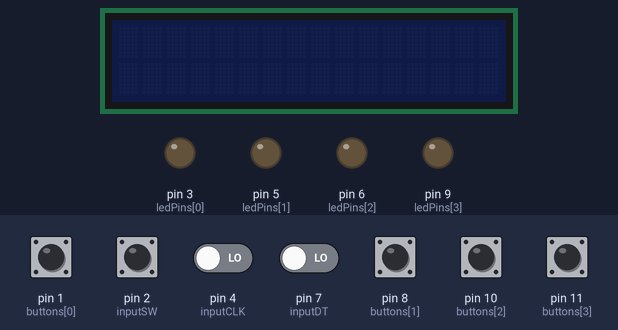
This sketch was run on a simulated Arduino Uno, built with avr-gcc and run on an emulated ATmega328P. Parts: 16×2 character LCD, output pins drawn as LEDs (lit = HIGH). The test bench sets the inputs (shaded band); at power-on: pin 1 (buttons[0]), pin 2 (inputSW), pin 8 (buttons[1]), pin 10 (buttons[2]), pin 11 (buttons[3]) HIGH, pin 4 (inputCLK), pin 7 (inputDT) LOW. Random numbers use the default seed unless the sketch sets one; the audio player accepts every command and is not drawn.

Above: at 1.3 s.
1.4 s: pin 1 (buttons[0]) pulled LOW for 0.15 s
At 2.1 s:
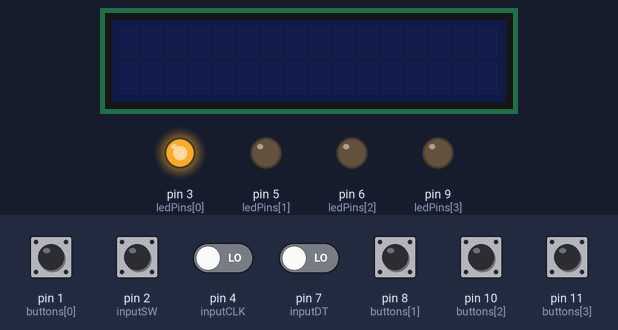
3.0 s: pin 2 (inputSW) pulled LOW for 0.15 s
At 4.1 s:
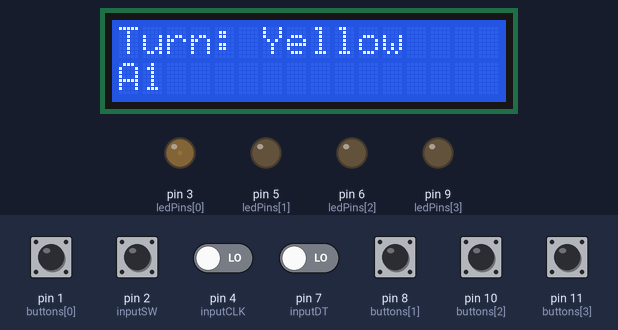
4.6 s: pin 1 (buttons[0]) pulled LOW for 1 s
At 5.5 s:
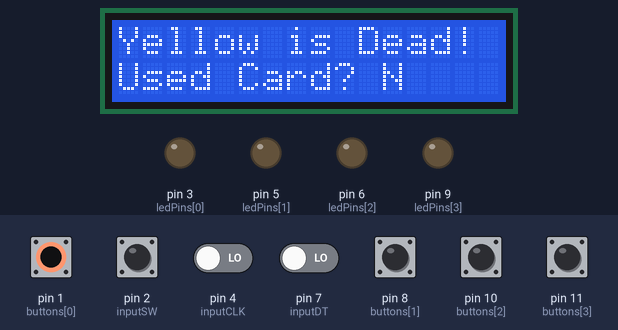
7.1 s: pin 2 (inputSW) pulled LOW for 1 s
At 7.5 s:
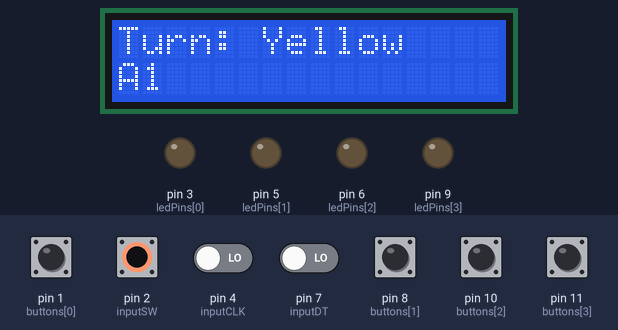
9.6 s: pin 4 (inputCLK) driven HIGH
12.6 s: pin 2 (inputSW) pulled LOW for 0.15 s
At 13.4 s:
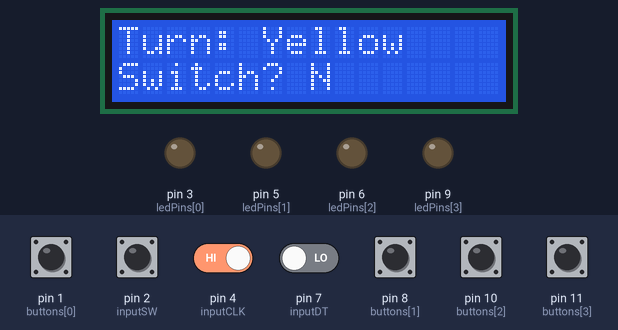
Timing chart, 0 to 15.6 s (numbered marks = the images above; inputs shaded):
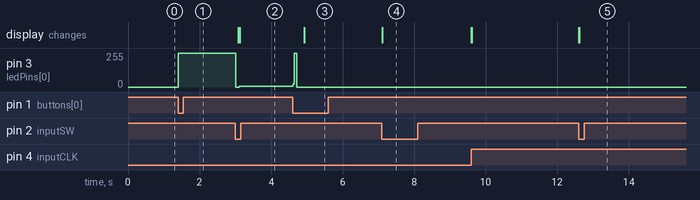

Measured:
- after the input at 1.4 s, pin 3 (ledPins[0]): 0/255 → 255/255 at once
- after the input at 3.0 s, pin 3 (ledPins[0]): 255/255 → 0/255 at once, → 5/255 0.10 s later; the display: first changes after 0.08 s (image 2 shows a later state)
- after the input at 4.6 s, pin 3 (ledPins[0]): 5/255 → 255/255 at once, → 0/255 0.11 s later; the display: changes after 0.33 s (image 3)
- after the input at 7.1 s, the display: changes at once (image 4)
- after the input at 12.6 s, the display: first changes at once (image 5 shows a later state)

The sketch:

encoder_code.ino
```cpp
//Include all the libraries required  for the LCD & for the Arduino
#include <LiquidCrystal.h>
#include "Arduino.h"
#include "SoftwareSerial.h"
#include "DFRobotDFPlayerMini.h"

// These are the inputs for the rotary encoder
 #define inputSW 2
 #define inputCLK 4
 #define inputDT 7

//Number of pieces in the game
#define numbPieces 4
//Number of clicks until the encoder changes the value
#define moveConst 3

static const uint8_t PIN_MP3_TX = 12; // Connects to module's RX
static const uint8_t PIN_MP3_RX = 13; // Connects to module's TX
SoftwareSerial softwareSerial(PIN_MP3_RX, PIN_MP3_TX);      //Software Serial
DFRobotDFPlayerMini player;                                 //This is the actual mp3 player

//Player 1: Yellow
//Player 2: Red
//Player 3: Blue
//Player 4: Green
const int ledPins[numbPieces] = { 3, 5, 6, 9 };    //The LED pins for each player

//This is stuff for turning the knob
int counter = 0;                                   //The counter for the encoder
int currentStateCLK;                               //The current state of the encoder
int previousStateCLK;                              //The previous state of the encoder
double lastMillis = 0;

//These variables are for the cards and for when a player dies
bool usedCard = false;           //Whether a revive card has been used
bool useAbility = false;         //Whether another card has been used
bool breakout = false;           //Wheter we need to display the revive prompt
int deadPlayer = 0;              //Which player is dead?

//This stores the IDs and the noises of each player
int ids[numbPieces][2] = {{0, 0}, {0, 0}, {0, 0}, {0, 0}};           //Where they are currently
int prevIds[numbPieces][2] = {{0, 0}, {0, 0}, {0, 0}, {0, 0}};       //Where they were last turn
double noises[numbPieces] = {0, 0, 0, 0};                            //How much noise they made

int modVal = 0;                            //This is the setting that we are at
String currentDir ="";                     //The current direction
unsigned long lastButtonPress = 0;         //The time that the last button was pressed
LiquidCrystal lcd(A0, A1, A2, A3, A4, A5); //The LCD display

//This is where La Llorona is
double laLlorona[2] = {0, 0};

//This stores values for coordinates and buttons and such
const int rowSize[6] = {11, 8, 7, 8, 5};                                      //The size of each line
const char rows[6] = {'A', 'B', 'C', 'D', 'E' };                              //The name of each line
const char buttons[numbPieces] = {1, 8, 10, 11};                              //The button pins for each player
bool alive[numbPieces] = {false, false, false, false};                        //Whether each player is alive
const String buttonString[numbPieces] = {"Yellow", "Red", "Blue", "Green"};   //Name of each player

//Which is the current player
int currentButton = -1;

//These are all of the coordinates for the spaces.
const double coords[6][12][2] = {{{0, 0}, {0.5, 1.5}, {0.5, 2.5}, {0.5, 3.5}, {0.5, 4.5}, {0.5, 5.5}, {0.5, 6.5}, {0.75, 7.5}, {1.75, 7.5}, {2.35, 6.2 }, {2.85, 5}, {3.85,5.3 } },
{{1.25, 1.25}, {2.25, 2.25}, {3.25, 3.25}, {3.75, 4}, {4.5, 4.5}, {5.5, 4.25}, {6.5, 4}, {7.5, 3.5}, {8.5, 3.25} },
{{1.75, 0.5}, {3, 0.5}, {4.5, 0.5}, {5.5, 0.75}, {6.5, 0.75}, {7.5, 0.75}, {8.5, 0.75}, {8.5, 2} },
{{2.75, 8}, {3.75, 8.25}, {4.65, 8.65}, {5.38, 9.25 }, {6.25, 8}, {7,7 }, {7.25, 6}, {6.37, 6.65}, {5.5, 5.25}  },
{{8.5, 4.5}, {8.5, 5.5}, {8.5, 6.5}, {8.75,7.25 },{9, 8.25}, {9.5, 9.5}}};

String encdir ="";          //Encoder direction

//This updates the lights and the speaker
void updateLights(){

  double minDistance = 1000;                  //This initializes the minimum distance to a really big value
  //Iterate through each piece
  for( int i = 0; i < numbPieces; i++ ){

    //If the piece is dead we don't care about it
    if( !alive[i] ){
      continue;
    }

    //Figure out the directions of La Llorona
    int a = laLlorona[0] - coords[ids[i][1]][ids[i][0]][0];           //X difference
    int b = laLlorona[1] - coords[ids[i][1]][ids[i][0]][1];           //Y difference

    double distance = pow( a, 2 ) + pow( b, 2 );                      //The distance between la llorona and the player
    distance = sqrt( distance );                                      //Finish out the square root of the distance

    //If the current piece is the closest to la llorona
    if( distance < minDistance ){
      minDistance = distance;
    }

    //This code block sets the brightness of the lights
    int brightness = 0;
    //If we are within the kill radius
    if( distance <= 0.5 ){
      lcd.clear();
      lcd.print( "YOU DEAD" );
      deadPlayer = i;               //Set the dead player
      breakout = true;              //Set the breakout to true
      brightness = 0;               //Turn off the brightness
      alive[i] = false;             //Kill the player

    //This just modifies the brightness based on how close we are
    }else if( distance <= 3 ){
      brightness = 255;
    }else if( distance <= 4 ){
      brightness = 100;
    }else if( distance <= 5 ){
      brightness = 25;
    }else if( distance <= 6 ){
      brightness = 15;
    }else{
      brightness = 5;
    }

    //This just sets the brightness to the current LED
    analogWrite(ledPins[i], brightness);
  }
  //Set the volume
  player.volume( (int)(( 2 / minDistance ) * 30) );
}

//This is the setup code for Arduino
void setup() {
  //Start the mp3 player
  softwareSerial.begin(9600);           //Start the serial player
  player.begin(softwareSerial);         //Start the mp3 player
  player.stop();                        //Turon off the speaker

  //Initialize all of the pins
  pinMode( 0, INPUT );                  //This is our random pin
  randomSeed(analogRead(0));            //Lets make a random seed

  //Encoder pins initialization
  pinMode( inputCLK,INPUT );
  pinMode( inputDT,INPUT );
  pinMode(inputSW, INPUT_PULLUP );

  //Pin modes for all of the button
  pinMode( buttons[0], INPUT_PULLUP );
  pinMode( buttons[1], INPUT_PULLUP );
  pinMode( buttons[2], INPUT_PULLUP );
  pinMode( buttons[3], INPUT_PULLUP );

  //Output pins as output
  pinMode( ledPins[0], OUTPUT );
  pinMode( ledPins[1], OUTPUT );
  pinMode( ledPins[2], OUTPUT );
  pinMode( ledPins[3], OUTPUT );

  //Reset the LCDs and prompt for players
  lcd.clear();
  lcd.print("Select Players");

  bool buttonPressed[4] = {false, false, false, false};     //Sets all initial button states to false

  //Wait until the button is pressed
  while( digitalRead( inputSW ) == HIGH || currentButton == -1 ){
    currentButton = -1;                                             //Sets the current button to -1
    for( int i = 0; i < 4; i++ ){
      if( digitalRead( buttons[i] ) == LOW && !buttonPressed[i] ){
        alive[i] = !alive[i];                                     //Toggle alive for the button
        buttonPressed[i] = true;                                  //Check if the button is pressed so we don't rapidly toggle
      }else if( digitalRead( buttons[i] ) == HIGH ){
        buttonPressed[i] = false;                                //This makes it so we can check again if the button is not pressed
      }

      if( alive[i] && currentButton == -1 ){
        currentButton = i;                                        //This is the starting button now. Yay!
      }
      digitalWrite( ledPins[i], alive[i] );                      //Turn on the light if it is alive
    }
    delay( 10 );                                                   //Wait for a little bit
  }

  //Go through each pin
  for( int i = 0; i < 4; i++ ){
    digitalWrite( ledPins[i], 0 );                                //Reset each pin to off
  }

  //Randomize where la llorona starts
  laLlorona[0] = random(3, 10);
  laLlorona[1] = random(3, 10 );
  lcd.begin(16, 2);           //Start the lcd

  //Turn on the speaker and loop it
  player.volume(5);
  player.loop(1);

  previousStateCLK = digitalRead(inputCLK);           //Set the previous state of the encoder
  updateLights();                                     //Update the lights and the speaker
}

//Move La Llorona
void moveLaLlorona(){
  double dx = 0;              //Movement in x direction
  double dy = 0;              //Movement in y direction

  //Go through each piece and check it
  for( int i = 0; i < numbPieces; i++ ){
    //If the piece is dead skip it
    if( !alive[i] ){
      continue;
    }

    //This dissapates the noise
    noises[i] *= 0.75;

    //This calculates noise by calculating distance moved
    double noise = pow( coords[ids[i][1]][ids[i][0]][0] - coords[prevIds[i][1]][prevIds[i][0]][0], 2) +
    pow( coords[ids[i][1]][ids[i][0]][1] - coords[prevIds[i][1]][prevIds[i][0]][1], 2);
    noise = sqrt( noise );

    //Add movement noise to noise
    noises[i] += noise;

    //Calculate the x difference and y difference
    int a = laLlorona[0] - coords[ids[i][1]][ids[i][0]][0];
    int b = laLlorona[1] - coords[ids[i][1]][ids[i][0]][1];

    //Ensure la llorona moves in the right direction
    if( a > 0 ){
      dx += noises[i];
    }else if( a < 0 ){
      dx -= noises[i];
    }
    if( b > 0 ){
      dy += noises[i];
    }else if( b < 0 ){
      dy -= noises[i];
    }

    //Change the previous ids. We are done using them.
    prevIds[i][0] = ids[i][0]; prevIds[i][1] = ids[i][1];
  }
  double magnitude = sqrt( (dx * dx) + (dy * dy) );           //This is the magnitude of where she is moving

  //Move la llorona by a unit vector
  laLlorona[0] -= ( dx / magnitude ) * 0.75;
  laLlorona[1] -= ( dy / magnitude ) * 0.75;
}

//Check whether or not we need to reset
void checkCounter(){
  //If the row is too big to back to zero
  if( ids[currentButton][0] > rowSize[ids[currentButton][1]] ){
   ids[currentButton][0] = 0;
  }
  //If we are less than zero go to max
  if( ids[currentButton][0] < 0 ){
    ids[currentButton][0] = rowSize[ids[currentButton][1]];
  }
  //If the line selector is less than zero go to four
  if( ids[currentButton][1] < 0 ){
    ids[currentButton][1] = 4;
  }
  //If the line selector is less than four go to zero
  if( ids[currentButton][1] > 4 ){
    ids[currentButton][1] = 0;
  }
}

//This repeats periodically
void loop() {
  // Read the current state of inputCLK
  currentStateCLK = digitalRead(inputCLK);

  //If the current button is pressed :o
  if( digitalRead( buttons[currentButton]) == LOW ){
    lcd.clear();              //clear the lcd :)

    //If the player HASN'T moved ( bum bum bum )
    if( ids[currentButton][0] == prevIds[currentButton][0] && ids[currentButton][1] == prevIds[currentButton][1] ){
      noises[currentButton] += 3;                 //MAKE SOME NOISE!!!!!
    }

    //If someone has won because they are at the victory space
    if( ids[currentButton][0] == 5 && ids[currentButton][1] == 4 ){
      lcd.setCursor( 0, 0 );          //Reset the cursor (zam)
      lcd.print( buttonString[currentButton] ); lcd.print( " escaped..." );       //Print that they escaped (blam)
      lcd.setCursor( 0, 1 );          //Go down a line (spam)
      lcd.print( "Rest o yall dead" );        //Print the next line (Pam (from the Office))
      player.stop();                  //Turn off the MP3

      //Turn off all of the quirky lights
      digitalWrite( ledPins[0], 0 );
      digitalWrite( ledPins[1], 0 );
      digitalWrite( ledPins[2], 0 );
      digitalWrite( ledPins[3], 0 );

      //Get outta heree
      exit(0);
    }

    int startingButton = currentButton;
    currentButton++;                        //Increase the current button
    if( currentButton >= numbPieces ){
      currentButton = 0;                    //If it's too big reset
    }

    //This is gonna cause an infinite while loop but it's 1:30 AM :P
    //Lmao no it's not I fixed the problem
    while( !alive[currentButton] ){
      currentButton++;                     //Increment the current button
      //If the current button is too big, reset it
      if( currentButton >= numbPieces ){
        currentButton = 0;
      }

      if( currentButton == startingButton ){
        //Everyone loses! Get outta the loop
        break;
      }
    }
    //SHE MOVES!!! ooooooo spooky
    moveLaLlorona();
    //Update all the quirky things
    updateLights();

    prevIds[currentButton][0] = ids[currentButton][0];          //Reset the previous ids
    prevIds[currentButton][1] = ids[currentButton][1];          //Reset the previous ids
  }

  // If the previous and the current state of the inputCLK are different then a pulse has occured
  if (currentStateCLK != previousStateCLK){
  // If the inputDT state is different than the inputCLK state then the encoder is rotating counterclockwise
  if (digitalRead(inputDT) != currentStateCLK) {
    counter ++;               //Increment the counter
    lcd.clear();              //Clear the lcd

    //If counter is bigger than the move constant
    if( counter >= moveConst ){
      //If we are in breakout mode, change whether we are using a card
      if( breakout ){
        usedCard = !usedCard;
      //Otherwise
      }else{
        //If the modified value is less than two we are not in cards mode
        if( modVal < 2 ){
          ids[currentButton][modVal]++;
        }else{
          useAbility = !useAbility;         //Alternate ability mode
        }
      }
      counter = 0;            //Reset counter
    }
    encdir ="CCW";

    } else {
      // Encoder is rotating clockwise
      lcd.clear();          //Clear the lcd
      counter --;           //Decrement counter
      encdir ="CW";

      //If we have gone far down enough
      if( counter <= -moveConst ){
        //If we are in breakout mode
        if( breakout ){
          usedCard = !usedCard;         //Toggle usedCard
        }else{
          //If we are not in card mode
          if( modVal < 2 ){
            ids[currentButton][modVal]--;
          }else{
            useAbility = !useAbility;       //Otherwise toggle whether we are using the card
          }
        }
        counter = 0;              //Reset the counter
      }
    }
  }
  // Update previousStateCLK with the current state
  previousStateCLK = currentStateCLK;

  // Read the button state
  int btnState = digitalRead(inputSW);

  //If we detect LOW signal, button is pressed
  if (btnState == LOW) {
    //If we are in breakout mode
    if( breakout ){
      //If the card is used, bring the player back
      if( usedCard ){
        alive[deadPlayer] = true;
        ids[deadPlayer][0] = 0; ids[deadPlayer][1] = 0;
        prevIds[deadPlayer][0] = 0; prevIds[deadPlayer][1] = 0;
        updateLights();
        player.stop();
      }
      breakout = false;
      lcd.clear();
    }

    //since 50ms have passed since last LOW pulse, it means that the
    //button has been pressed, released and pressed again
    else if (millis() - lastButtonPress > 50) {
      lcd.clear();        //clear the lcd
      //If we are in noise mode
      if( modVal == 3 && useAbility ){
        //Make some noise
        noises[currentButton] += 6;
        useAbility = false;
      }
      modVal++;         //Increment the modVal
      //Reset the modVal
      if( modVal > 3 ){
        modVal = 0;
      }
    }
    // Remember last button press event
    lastButtonPress = millis();
  }

  //This updates regularly
  if( ((double)millis() / 1000 ) - lastMillis > 0.05 ){
    //If we are in breakout mode
    if( breakout ){
      //Reset cursor
      lcd.setCursor(0, 0);
      lcd.print( buttonString[deadPlayer] );      //Print who is dead
      lcd.print( " is Dead!" );
      lcd.setCursor( 0, 1 );
      lcd.print( "Used Card? " );
      //Print whether they used card
      if( usedCard ){
        lcd.print( "Y" );
      }else{
        lcd.print( "N" );
      }
    //Otherwise
    }else{
      checkCounter();             //Check whether or not we need to reset
      lcd.clear(); //Reset the lcd
      lcd.setCursor(0, 0);          //Set the cursor to (0, 0)
      lcd.print( "Turn: " ); lcd.print( buttonString[currentButton]);       //Print whose turn
      lcd.setCursor(0, 1);
      //If we are in modVal mode
      if( modVal < 2 ){
        lcd.print(rows[ids[currentButton][1]]);lcd.print(ids[currentButton][0] + 1);
      //We are in Switch mode
      }else if( modVal == 2 ){
        lcd.print( "Switch? " );
        if( useAbility ){
          lcd.print( "Y" );
          for( int i = 0; i < 4; i++ ){
            //If a button is pressed
            if( digitalRead( buttons[i] ) == LOW ){
              int tempId0 = ids[currentButton][0];     int tempId1 = ids[currentButton][1];       //Set a temp ID
              ids[currentButton][0] = ids[i][0];  ids[currentButton][1] = ids[i][1];              //Do a swappy swap
              ids[i][0] = tempId0;        ids[i][1] = tempId1;                                    //Finalize the swappy swap

              //Set the previous IDs so this doesn't make a lot of noise
              prevIds[i][0] = ids[i][0];   prevIds[i][1] = ids[i][1];
              prevIds[currentButton][0] = ids[i][0];   prevIds[currentButton][1] = ids[i][1];
              useAbility = false;
              modVal = 0;
            }
          }
        }else{
          lcd.print( "N" );
        }
      //This is just the make noise thing
      }else{
        lcd.print( "Make noise? " );
        if( useAbility ){
          lcd.print( "Y" );
        }else{
          lcd.print( "N" );
        }
      }
      //Remember the last press
      lastMillis = (double)millis() / 1000;
    }
  }
  //Wait for a little bit
  delay(1);
}
```
